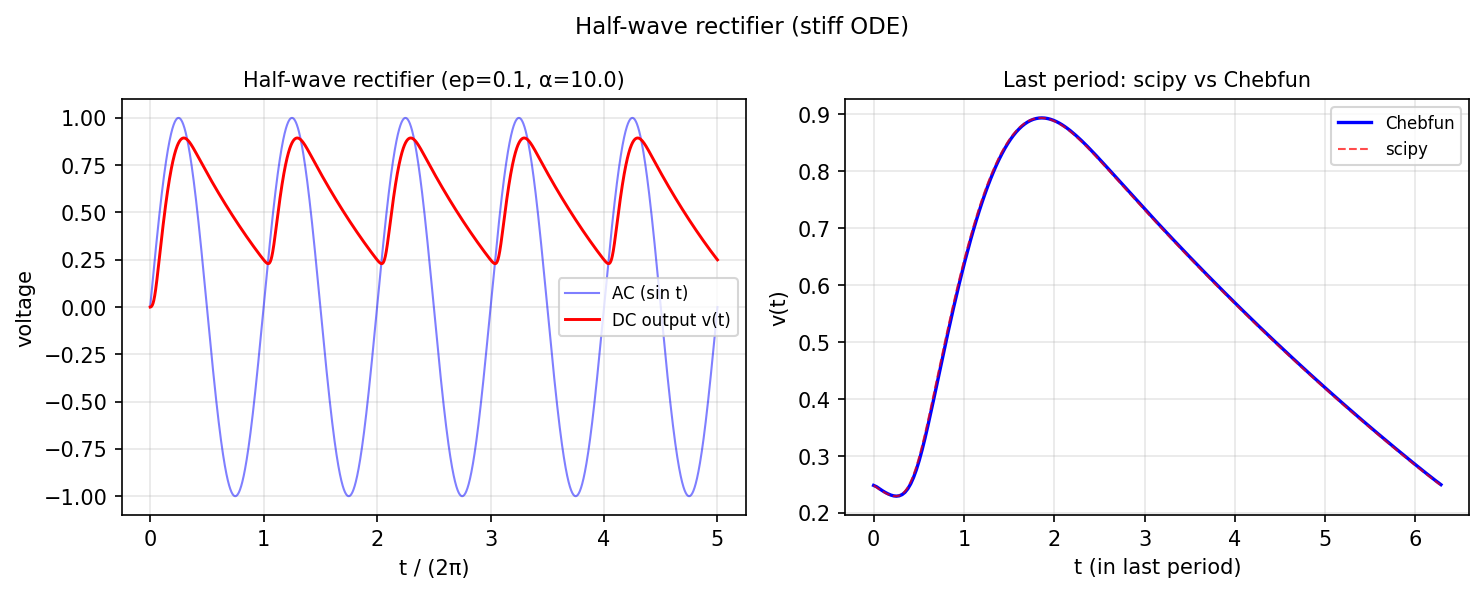

This figure's Python source:
"""Half-wave rectifier ODE.

Solves the stiff IVP
  v' + ep*v = ep*(exp(alpha*(sin(t) - v)) - 1), v(0) = 0
which models a half-wave rectifier converting AC to DC current.

Credit: Chebfun example ode-nonlin/Rectifier.m (Toby Driscoll, May 2011).
Original MATLAB Chebfun: Copyright 2017 by The University of Oxford and
The Chebfun Developers. See https://www.chebfun.org/ for Chebfun information.
"""
import os; os.environ.setdefault("XLA_PYTHON_CLIENT_PREALLOCATE", "false")

import matplotlib
matplotlib.use("Agg")
import matplotlib.pyplot as plt
import jax.numpy as jnp
import numpy as np
from scipy.integrate import solve_ivp
import sys, os
sys.path.insert(0, os.path.join(os.path.dirname(__file__), '..', '..', 'src'))

import chebfunjax as cj


def run():
    print("=" * 60)
    print("Half-wave rectifier ODE (stiff)")
    print("=" * 60)

    ep = 0.1
    alpha = 10.0
    T = 10.0 * 2 * np.pi

    print(f"\nParameters: ep={ep}, alpha={alpha}")

    def rhs(t, v):
        return [ep * (np.exp(np.clip(alpha * (np.sin(t) - v[0]), -500, 500)) - 1) - ep * v[0]]

    sol = solve_ivp(rhs, [0, T], [0.0], t_eval=np.linspace(0, T, 5000),
                    rtol=1e-8, atol=1e-10, method='Radau')

    v = sol.y[0]
    t = sol.t
    print(f"\nSolution: max(v) = {np.max(v):.4f},  mean(v) at end = {np.mean(v[-500:]):.4f}")
    assert np.max(v) > 0.1  # rectifier should produce positive output
    assert np.mean(v[-500:]) > 0.0  # DC component is positive

    # Wrap the scipy solution in a Chebfun for smooth evaluation
    # Use fixed n to avoid slow adaptive convergence on interpolated data
    dom_last = (float(T - 2*np.pi), float(T))
    mask = (t >= T - 2*np.pi)
    t_last, v_last = t[mask], v[mask]
    v_cheb = cj.chebfun(
        lambda tt: jnp.interp(tt, jnp.array(t_last), jnp.array(v_last)),
        domain=dom_last, n=64
    )
    print(f"\nChebfun of last period (n={len(v_cheb)}):")

    # Verify ODE residual via Chebfun differentiation on last period
    t_inner = jnp.linspace(float(T - 2*np.pi) + 0.2, float(T) - 0.2, 100)
    v_vals = v_cheb(t_inner)
    exp_arg = jnp.clip(alpha * (jnp.sin(t_inner) - v_vals), -500, 500)
    res = v_cheb.diff()(t_inner) + ep * v_vals - ep * (jnp.exp(exp_arg) - 1.0)
    max_res = float(jnp.max(jnp.abs(res)))
    print(f"  ODE residual (last period interior): {max_res:.2e}")
    assert max_res < 0.1  # jnp.interp accuracy limits residual

    # DC component: mean of v in steady state
    dc = float(v_cheb.sum() / (2 * np.pi))
    print(f"  DC component (mean of last period): {dc:.4f}")
    assert dc > 0.0

    # --- Plot -------------------------------------------------------
    _here = os.path.dirname(os.path.abspath(__file__))
    fig, axes = plt.subplots(1, 2, figsize=(10, 4))

    n_periods = 5
    t_5 = np.linspace(0, n_periods * 2 * np.pi, 2500)
    v_5 = np.interp(t_5, t, v)
    axes[0].plot(t_5 / (2*np.pi), np.sin(t_5), 'b', linewidth=1.0, alpha=0.5, label="AC (sin t)")
    axes[0].plot(t_5 / (2*np.pi), v_5, 'r', linewidth=1.4, label="DC output v(t)")
    axes[0].set_xlabel("t / (2π)"); axes[0].set_ylabel("voltage")
    axes[0].set_title(f"Half-wave rectifier (ep={ep}, α={alpha})", fontsize=10)
    axes[0].legend(fontsize=8); axes[0].grid(True, alpha=0.3)

    t_single = jnp.linspace(float(T - 2*np.pi), float(T), 200)
    axes[1].plot(t_single - float(T - 2*np.pi), v_cheb(t_single), 'b', linewidth=1.6, label="Chebfun")
    axes[1].plot(t_last - t_last[0], v_last, 'r--', linewidth=1.0, label="scipy", alpha=0.7)
    axes[1].set_xlabel("t (in last period)"); axes[1].set_ylabel("v(t)")
    axes[1].set_title("Last period: scipy vs Chebfun", fontsize=10)
    axes[1].legend(fontsize=8); axes[1].grid(True, alpha=0.3)

    fig.suptitle("Half-wave rectifier (stiff ODE)", fontsize=11)
    fig.tight_layout()
    fig.savefig(os.path.join(_here, "rectifier.png"), dpi=150, bbox_inches="tight")
    plt.close(fig)

    print("\nAll assertions passed.")
    return True


if __name__ == "__main__":
    run()
